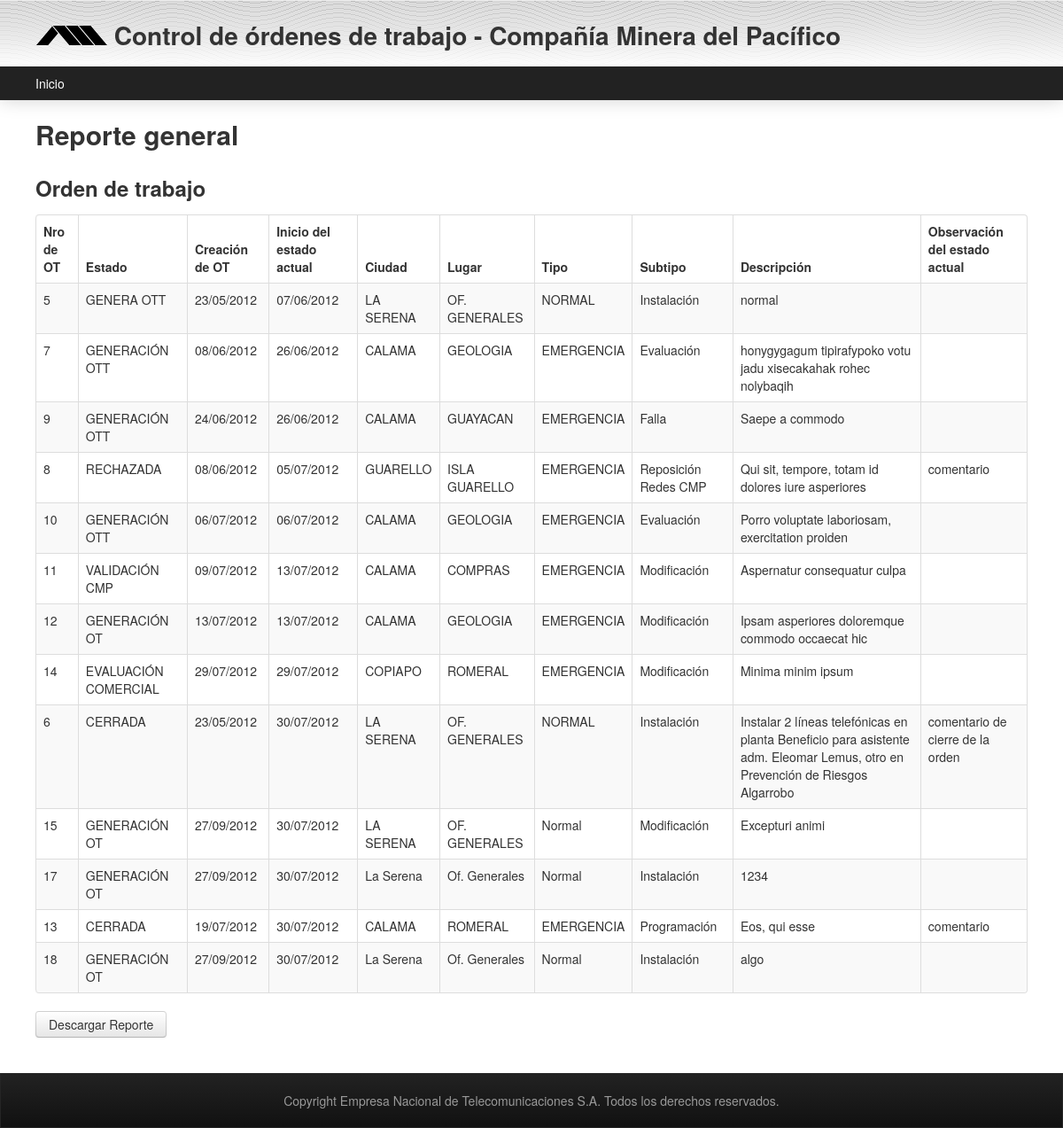
Screenshot of /cmp/reportes/reporte_general.php with the database file from the repository.
### tables this page shows
CREATE TABLE IF NOT EXISTS `historial_ot` (
  `idhistorial_ot` int(11) NOT NULL AUTO_INCREMENT,
  `orden_de_trabajo_idorden_de_trabajo` int(11) NOT NULL,
  `estado` varchar(50) DEFAULT NULL,
  `inicio` datetime DEFAULT NULL,
  `termino` datetime DEFAULT NULL,
  `observacion` text,
  PRIMARY KEY (`idhistorial_ot`,`orden_de_trabajo_idorden_de_trabajo`),
  KEY `fk_historial_ot_orden_de_trabajo` (`orden_de_trabajo_idorden_de_trabajo`)
);

CREATE TABLE IF NOT EXISTS `orden_de_trabajo` (
  `idorden_de_trabajo` int(11) NOT NULL AUTO_INCREMENT,
  `nombre` varchar(50) DEFAULT NULL,
  `apellido` varchar(50) DEFAULT NULL,
  `anexo` int(11) DEFAULT NULL,
  `ciudad` varchar(45) DEFAULT NULL,
  `faena` varchar(45) DEFAULT NULL,
  `area` varchar(45) DEFAULT NULL,
  `tipo_ot` varchar(45) DEFAULT NULL,
  `subtipo_ot` varchar(45) DEFAULT NULL,
  `descripcion` text,
  `observaciones` text,
  `evaluacion_tecnica` varchar(300) DEFAULT NULL,
  PRIMARY KEY (`idorden_de_trabajo`)
);

### cmp/reportes/reporte_general.php (the view, shortened to what this page needs)
<!DOCTYPE HTML PUBLIC "-//W3C//DTD HTML 4.01 Transitional//EN" "http://www.w3.org/TR/html4/loose.dtd">
<html>
<head>
  <?php include ("../include/head.php")?>
</head>
<body>
<div id="container">
<?php include ("../include/menu.php"); ?>
<div id="content">
<h2>Reporte general</h2>
<?php
        $sql= "SELECT `idorden_de_trabajo`, `nombre`, `apellido`, `anexo`, `ciudad`, `faena`, `area`, `tipo_ot`, `subtipo_ot`, `descripcion`, `estado`, `inicio`, `observacion`
               FROM `orden_de_trabajo`, `historial_ot`
           	   WHERE  `idorden_de_trabajo` = `orden_de_trabajo_idorden_de_trabajo` AND `termino` IS NULL ";
	   $result = mysql_query($sql) or die(mysql_error());
	   $rows = mysql_num_rows($result);
?>
    <div style="overflow-x: auto; overflow-y: hidden;">
<?php
     if ( $rows == 0) : ?>
    	<p>No se encontraron registros con los datos ingresados.</p>
<?php else : ?>
	<h3>Orden de trabajo</h3>
    <table id="tabla_ot" class="table table-striped table-bordered">
      <thead>
      <tr>
      	<th scope="col">Nro de OT</th>
      	<th scope="col">Estado</th>
      	<th scope="col">Creaci&oacute;n de OT</th>
      	<th scope="col">Inicio del estado actual</th>
      	<th scope="col">Ciudad</th>
		<th scope="col">Lugar</th>
		<th scope="col">Tipo</th>
		<th scope="col">Subtipo</th>
		<th scope="col">Descripci&oacute;n</th>
		<th scope="col">Observaci&oacute;n del estado actual</th>
      </tr>
      </thead>
      <tbody>
   <?php
     for ($i = 0; $i < $rows; $i++)
     $ot[] = mysql_fetch_assoc($result);
   ?>
	    <?php for ($i = 0; $i < $rows; $i++):
	    	$sql = "SELECT inicio
	    			FROM historial_ot
	    			WHERE orden_de_trabajo_idorden_de_trabajo =".$ot[$i]['idorden_de_trabajo']." AND estado='CREADA' ";
	    	$rs = mysql_query($sql) or die(mysql_error());
	    	$row = mysql_fetch_row($rs);
	    ?>
	<tr>
		<td><?php echo $ot[$i]['idorden_de_trabajo'];?></td>
		<td><?php echo $ot[$i]['estado']; ?></td>
		<td><?php $date = new DateTime($row[0]); echo $date->format('d/m/Y'); ?></td>
		<td><?php $date = new DateTime($ot[$i]['inicio']); echo $date->format('d/m/Y'); ?></td>
        <td><?php echo $ot[$i]['ciudad']; ?></td>
        <td><?php echo $ot[$i]['faena']; ?></td>
        <td><?php echo $ot[$i]['tipo_ot']; ?></td>
        <td><?php echo $ot[$i]['subtipo_ot']; ?></td>
        <td><?php echo $ot[$i]['descripcion']; ?></td>
        <td><?php echo $ot[$i]['observacion']; ?></td>
	 </tr>
    <?php
             endfor;
    ?>
      </tbody>
    </table>
<?php endif; ?>
    </div>
    <input type="button" class="btn" value="Descargar Reporte" onclick="location.href='descargar_reporte.php'">
</div>
<?php include ("../include/footer.php") ?>
</div>
</body>
</html>

### cmp/css/global.css (style rules this page uses)
h2 { margin-bottom: 10px; }

### rows the page displays
historial_ot: orden_de_trabajo_idorden_de_trabajo.idorden_de_trabajo "5", estado "GENERA OTT", historial_ot.inicio "23/05/2012", inicio "07/06/2012", orden_de_trabajo_idorden_de_trabajo.ciudad "LA SERENA", orden_de_trabajo_idorden_de_trabajo.faena "OF. GENERALES", orden_de_trabajo_idorden_de_trabajo.tipo_ot "NORMAL", orden_de_trabajo_idorden_de_trabajo.subtipo_ot "Instalación", orden_de_trabajo_idorden_de_trabajo.descripcion "normal"
historial_ot: orden_de_trabajo_idorden_de_trabajo.idorden_de_trabajo "7", estado "GENERACIÓN OTT", historial_ot.inicio "08/06/2012", inicio "26/06/2012", orden_de_trabajo_idorden_de_trabajo.ciudad "CALAMA", orden_de_trabajo_idorden_de_trabajo.faena "GEOLOGIA", orden_de_trabajo_idorden_de_trabajo.tipo_ot "EMERGENCIA", orden_de_trabajo_idorden_de_trabajo.subtipo_ot "Evaluación", orden_de_trabajo_idorden_de_trabajo.descripcion "honygygagum tipirafypoko votu jadu xisecakahak rohec nolybaqih"
historial_ot: orden_de_trabajo_idorden_de_trabajo.idorden_de_trabajo "9", estado "GENERACIÓN OTT", historial_ot.inicio "24/06/2012", inicio "26/06/2012", orden_de_trabajo_idorden_de_trabajo.ciudad "CALAMA", orden_de_trabajo_idorden_de_trabajo.faena "GUAYACAN", orden_de_trabajo_idorden_de_trabajo.tipo_ot "EMERGENCIA", orden_de_trabajo_idorden_de_trabajo.subtipo_ot "Falla", orden_de_trabajo_idorden_de_trabajo.descripcion "Saepe a commodo"
historial_ot: orden_de_trabajo_idorden_de_trabajo.idorden_de_trabajo "8", estado "RECHAZADA", historial_ot.inicio "08/06/2012", inicio "05/07/2012", orden_de_trabajo_idorden_de_trabajo.ciudad "GUARELLO", orden_de_trabajo_idorden_de_trabajo.faena "ISLA GUARELLO", orden_de_trabajo_idorden_de_trabajo.tipo_ot "EMERGENCIA", orden_de_trabajo_idorden_de_trabajo.subtipo_ot "Reposición Redes CMP", orden_de_trabajo_idorden_de_trabajo.descripcion "Qui sit, tempore, totam id dolores iure asperiores", observacion "comentario"
historial_ot: orden_de_trabajo_idorden_de_trabajo.idorden_de_trabajo "10", estado "GENERACIÓN OTT", historial_ot.inicio "06/07/2012", inicio "06/07/2012", orden_de_trabajo_idorden_de_trabajo.ciudad "CALAMA", orden_de_trabajo_idorden_de_trabajo.faena "GEOLOGIA", orden_de_trabajo_idorden_de_trabajo.tipo_ot "EMERGENCIA", orden_de_trabajo_idorden_de_trabajo.subtipo_ot "Evaluación", orden_de_trabajo_idorden_de_trabajo.descripcion "Porro voluptate laboriosam, exercitation proiden"
historial_ot: orden_de_trabajo_idorden_de_trabajo.idorden_de_trabajo "11", estado "VALIDACIÓN CMP", historial_ot.inicio "09/07/2012", inicio "13/07/2012", orden_de_trabajo_idorden_de_trabajo.ciudad "CALAMA", orden_de_trabajo_idorden_de_trabajo.faena "COMPRAS", orden_de_trabajo_idorden_de_trabajo.tipo_ot "EMERGENCIA", orden_de_trabajo_idorden_de_trabajo.subtipo_ot "Modificación", orden_de_trabajo_idorden_de_trabajo.descripcion "Aspernatur consequatur culpa"
historial_ot: orden_de_trabajo_idorden_de_trabajo.idorden_de_trabajo "12", estado "GENERACIÓN OT", historial_ot.inicio "13/07/2012", inicio "13/07/2012", orden_de_trabajo_idorden_de_trabajo.ciudad "CALAMA", orden_de_trabajo_idorden_de_trabajo.faena "GEOLOGIA", orden_de_trabajo_idorden_de_trabajo.tipo_ot "EMERGENCIA", orden_de_trabajo_idorden_de_trabajo.subtipo_ot "Modificación", orden_de_trabajo_idorden_de_trabajo.descripcion "Ipsam asperiores doloremque commodo occaecat hic"
historial_ot: orden_de_trabajo_idorden_de_trabajo.idorden_de_trabajo "14", estado "EVALUACIÓN COMERCIAL", historial_ot.inicio "29/07/2012", inicio "29/07/2012", orden_de_trabajo_idorden_de_trabajo.ciudad "COPIAPO", orden_de_trabajo_idorden_de_trabajo.faena "ROMERAL", orden_de_trabajo_idorden_de_trabajo.tipo_ot "EMERGENCIA", orden_de_trabajo_idorden_de_trabajo.subtipo_ot "Modificación", orden_de_trabajo_idorden_de_trabajo.descripcion "Minima minim ipsum"
historial_ot: orden_de_trabajo_idorden_de_trabajo.idorden_de_trabajo "6", estado "CERRADA", historial_ot.inicio "23/05/2012", inicio "30/07/2012", orden_de_trabajo_idorden_de_trabajo.ciudad "LA SERENA", orden_de_trabajo_idorden_de_trabajo.faena "OF. GENERALES", orden_de_trabajo_idorden_de_trabajo.tipo_ot "NORMAL", orden_de_trabajo_idorden_de_trabajo.subtipo_ot "Instalación", orden_de_trabajo_idorden_de_trabajo.descripcion "Instalar 2 líneas telefónicas en planta Beneficio para asistente adm. Eleomar Lemus, otro en Prevención de Riesgos Algarrobo", observacion "comentario de cierre de la orden"
historial_ot: orden_de_trabajo_idorden_de_trabajo.idorden_de_trabajo "15", estado "GENERACIÓN OT", format "27/09/2012", inicio "30/07/2012", orden_de_trabajo_idorden_de_trabajo.ciudad "LA SERENA", orden_de_trabajo_idorden_de_trabajo.faena "OF. GENERALES", orden_de_trabajo_idorden_de_trabajo.tipo_ot "Normal", orden_de_trabajo_idorden_de_trabajo.subtipo_ot "Modificación", orden_de_trabajo_idorden_de_trabajo.descripcion "Excepturi animi"
historial_ot: orden_de_trabajo_idorden_de_trabajo.idorden_de_trabajo "17", estado "GENERACIÓN OT", format "27/09/2012", inicio "30/07/2012", orden_de_trabajo_idorden_de_trabajo.ciudad "La Serena", orden_de_trabajo_idorden_de_trabajo.faena "Of. Generales", orden_de_trabajo_idorden_de_trabajo.tipo_ot "Normal", orden_de_trabajo_idorden_de_trabajo.subtipo_ot "Instalación", orden_de_trabajo_idorden_de_trabajo.descripcion "1234"
historial_ot: orden_de_trabajo_idorden_de_trabajo.idorden_de_trabajo "13", estado "CERRADA", historial_ot.inicio "19/07/2012", inicio "30/07/2012", orden_de_trabajo_idorden_de_trabajo.ciudad "CALAMA", orden_de_trabajo_idorden_de_trabajo.faena "ROMERAL", orden_de_trabajo_idorden_de_trabajo.tipo_ot "EMERGENCIA", orden_de_trabajo_idorden_de_trabajo.subtipo_ot "Programación", orden_de_trabajo_idorden_de_trabajo.descripcion "Eos, qui esse", observacion "comentario"
historial_ot: orden_de_trabajo_idorden_de_trabajo.idorden_de_trabajo "18", estado "GENERACIÓN OT", format "27/09/2012", inicio "30/07/2012", orden_de_trabajo_idorden_de_trabajo.ciudad "La Serena", orden_de_trabajo_idorden_de_trabajo.faena "Of. Generales", orden_de_trabajo_idorden_de_trabajo.tipo_ot "Normal", orden_de_trabajo_idorden_de_trabajo.subtipo_ot "Instalación", orden_de_trabajo_idorden_de_trabajo.descripcion "algo"
